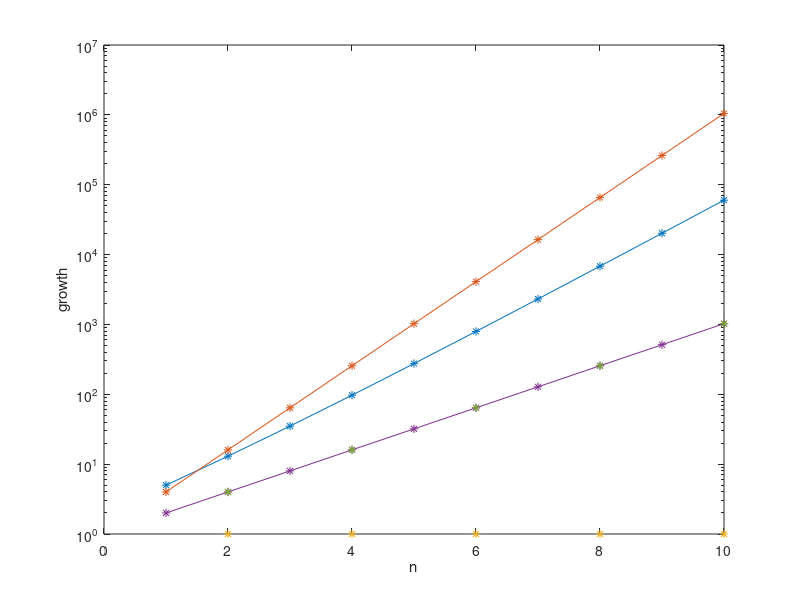
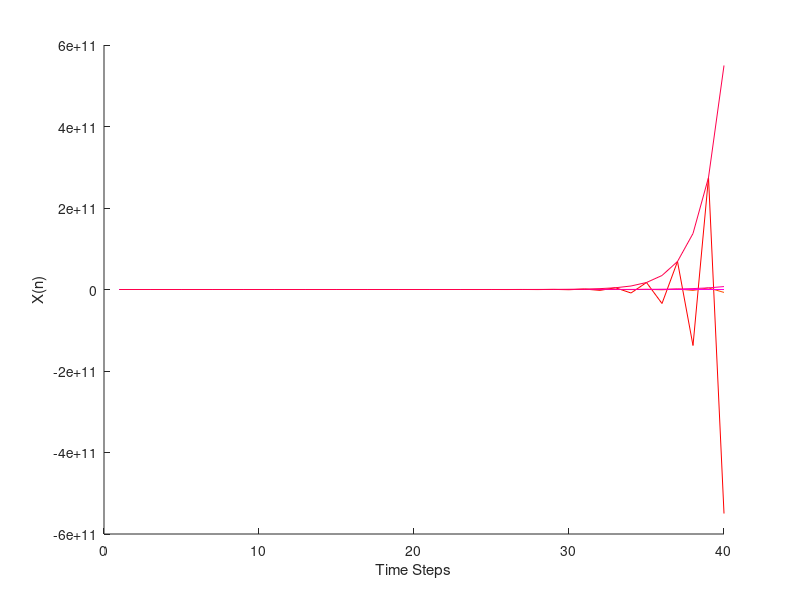

Write the MATLAB code that produced these figures, in order.
%% Ben Stear   BMES 672  Homework #1
% 
%
%% PART 1

%% 1)

%% 2)
n = 1:10;

% a) 
x_2a = power(2,n)+power(3,n);
semilogy(n,x_2a,'*-');
hold on

% b)
x_2b = power(4,n); 
semilogy(n,x_2b,'*-');

% c)
x_2c = power((-1),n);
semilogy(n,x_2c,'*-');

% d)
x_2d = power(2,n);
semilogy(n,x_2d,'*-');

% e)
x_2e = power(-2,n);
semilogy(n,x_2e,'*-');

% f)
xlabel('n')
ylabel('growth')

hold off;




%% 7)
% a)
A = [3 2;1 4];
[V,D]=eig(A)

%% b)
A = [1/4 1;3/16 -1/4];
[V,D]=eig(A)

%% c) ?

%% d)
A = [1 1; 2 1];
[V,D]=eig(A)

%% e) 
A = [-1 3; 0 1/3];
[V,D]=eig(A)

%% f)
A = [1/4 3;-1/8 1];
[V,D]=eig(A)


%% PART 2 Discrete time model with one variable
% Model the geometric equation
% x(n+1) = r * x(n)

time_steps = 40;
r_low = -2; r_high = 2; num_r_trials = 20;
r = linspace(r_low,r_high,num_r_trials);
x = zeros(1,time_steps);
x(1) = 1; 

r_curves = zeros(num_r_trials,time_steps); % save values in here to plot later
r_curves(:,1) = 1; % set initial value for every 'r' trial 

for i=1:length(r)
    for n = 2:time_steps
        r_curves(i,n) = r(i)*x(n-1);
        x(n)= r(i)*x(n-1);
    end
end

colorVec = hsv(num_r_trials);
figure
hold on

for j=1:length(r)
    plot(1:time_steps,r_curves(j,:),'Color',colorVec(j,:)); 
end

xlabel('Time Steps')
ylabel('X(n)')



